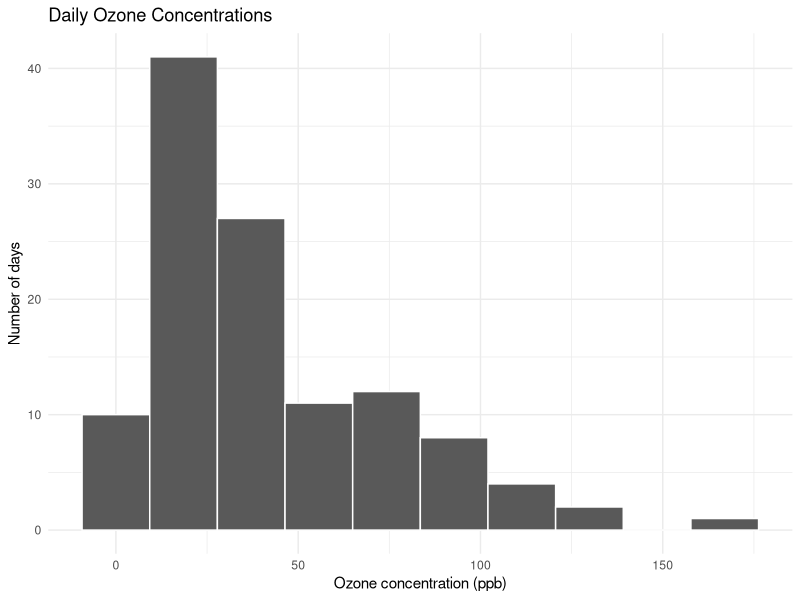
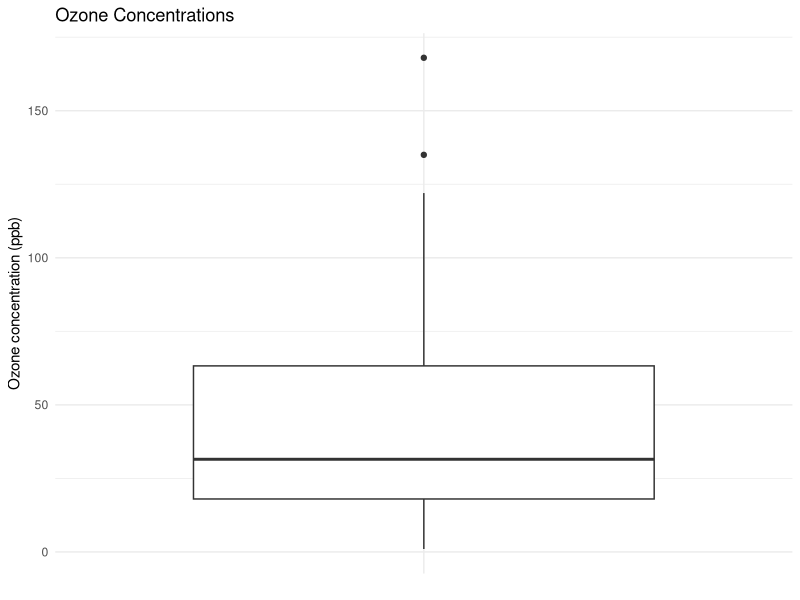
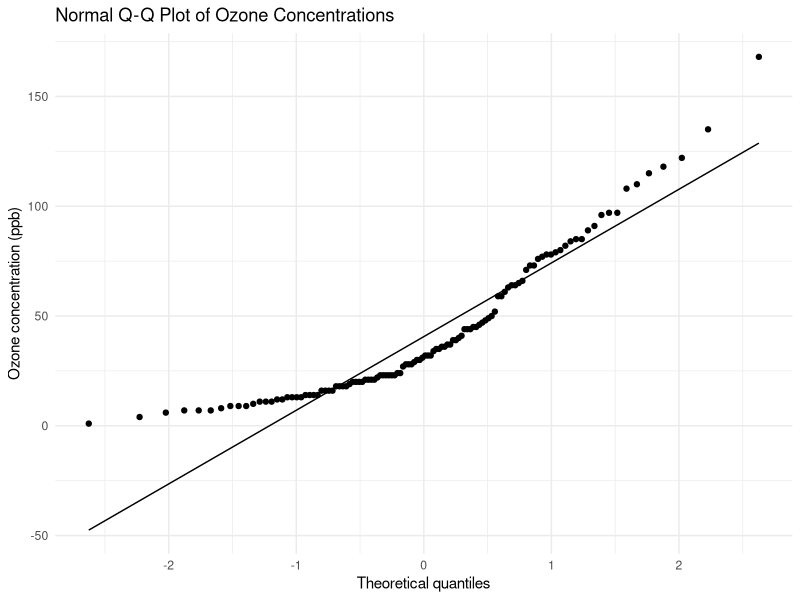
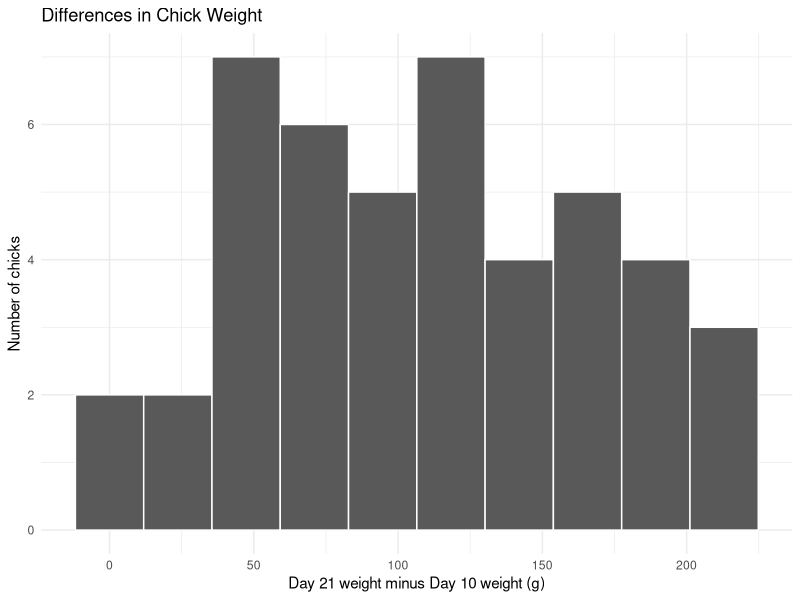
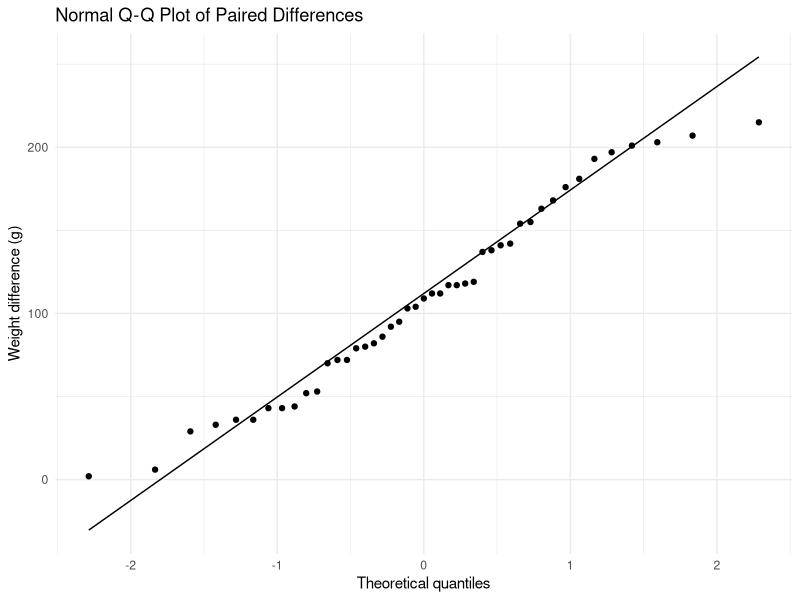
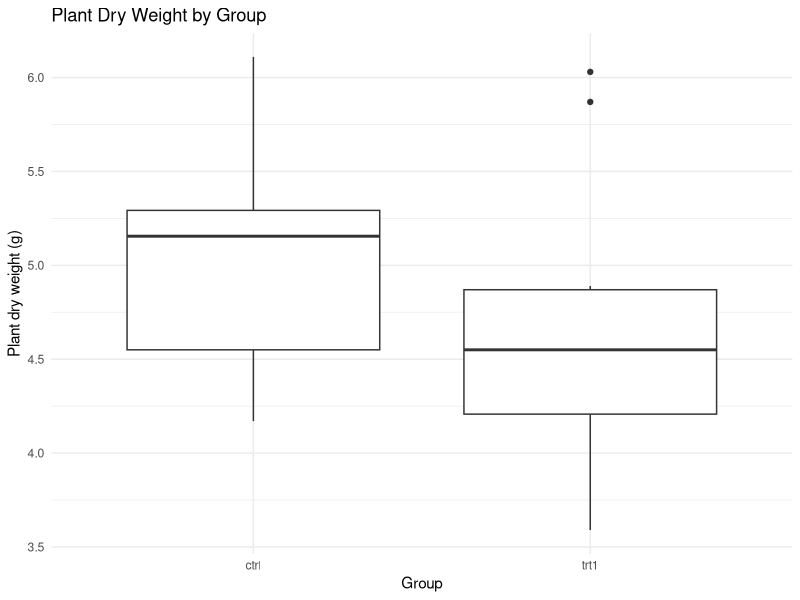
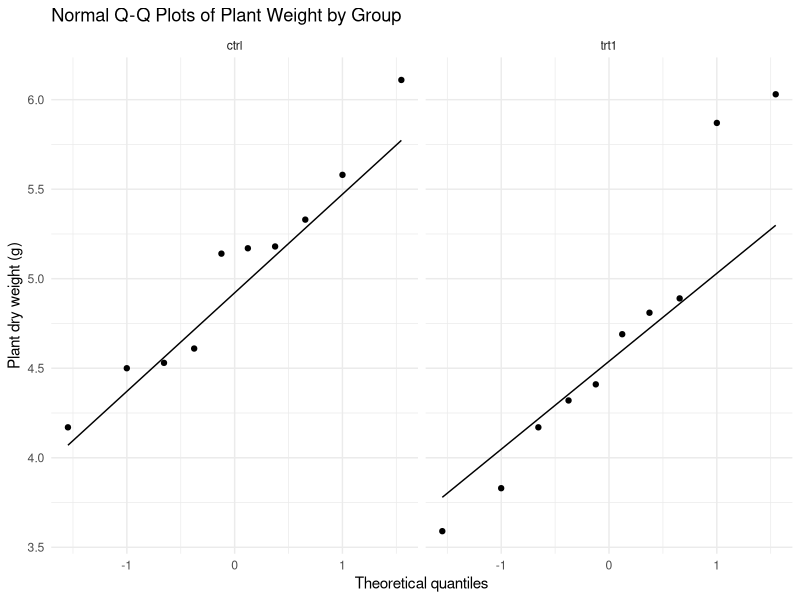

These charts were generated, in order, by the following R code:
## ---- chunk 1
library(tidyverse)
## ---- chunk 2
data("airquality")
head(airquality)
str(airquality)
## ---- chunk 3
summary(airquality$Ozone)
## ---- chunk 4
sum(is.na(airquality$Ozone))
sum(!is.na(airquality$Ozone))
## ---- chunk 5
ozone_data <- airquality[!is.na(airquality$Ozone), ]

table(is.na(ozone_data$Ozone))
summary(ozone_data$Ozone)
## ---- chunk 6
library(tidyverse)

ggplot(ozone_data, aes(x = Ozone)) +
  geom_histogram(bins = 10, color = "white") +
  labs(
    title = "Daily Ozone Concentrations",
    x = "Ozone concentration (ppb)",
    y = "Number of days"
  ) +
  theme_minimal()

ggplot(ozone_data, aes(x = "", y = Ozone)) +
  geom_boxplot() +
  labs(
    title = "Ozone Concentrations",
    x = NULL,
    y = "Ozone concentration (ppb)"
  ) +
  theme_minimal()
## ---- chunk 7
library(tidyverse)

ggplot(ozone_data, aes(sample = Ozone)) +
  stat_qq() +
  stat_qq_line() +
  labs(
    title = "Normal Q-Q Plot of Ozone Concentrations",
    x = "Theoretical quantiles",
    y = "Ozone concentration (ppb)"
  ) +
  theme_minimal()

shapiro.test(ozone_data$Ozone)
## ---- chunk 8
wilcox.test(ozone_data$Ozone, mu = 30, alternative = "two.sided")
t.test(ozone_data$Ozone, mu = 30, alternative = "two.sided")
## ---- chunk 9
data("ChickWeight")
head(ChickWeight)
str(ChickWeight)
summary(ChickWeight)
## ---- chunk 10
library(tidyverse)

chick_wide <- ChickWeight |>
  filter(Time %in% c(10, 21)) |>
  pivot_wider(
    names_from = Time,
    values_from = weight,
    names_prefix = "day"
  )

chick_complete <- chick_wide |>
  filter(!is.na(day10), !is.na(day21)) |>
  mutate(difference = day21 - day10)

head(chick_wide)
head(chick_complete)
chick_wide |> summarise(total_chicks = n())
chick_complete |> summarise(
  complete_pairs = n(),
  mean_difference = mean(difference),
  sd_difference = sd(difference)
)
## ---- chunk 11
library(tidyverse)

ggplot(chick_complete, aes(x = difference)) +
  geom_histogram(bins = 10, color = "white") +
  labs(
    title = "Differences in Chick Weight",
    x = "Day 21 weight minus Day 10 weight (g)",
    y = "Number of chicks"
  ) +
  theme_minimal()
## ---- chunk 12
library(tidyverse)

ggplot(chick_complete, aes(sample = difference)) +
  stat_qq() +
  stat_qq_line() +
  labs(
    title = "Normal Q-Q Plot of Paired Differences",
    x = "Theoretical quantiles",
    y = "Weight difference (g)"
  ) +
  theme_minimal()

shapiro.test(chick_complete$difference)
## ---- chunk 13
t.test(chick_complete$day21, chick_complete$day10, paired = TRUE)
wilcox.test(chick_complete$day21, chick_complete$day10, paired = TRUE)
## ---- chunk 14
data("PlantGrowth")
head(PlantGrowth)
str(PlantGrowth)
summary(PlantGrowth)
## ---- chunk 15
library(tidyverse)

plant_two <- PlantGrowth |>
  filter(group %in% c("ctrl", "trt1")) |>
  droplevels()

table(plant_two$group)
## ---- chunk 16
library(tidyverse)

ggplot(plant_two, aes(x = group, y = weight)) +
  geom_boxplot() +
  labs(
    title = "Plant Dry Weight by Group",
    x = "Group",
    y = "Plant dry weight (g)"
  ) +
  theme_minimal()

plant_two |>
  group_by(group) |>
  summarise(
    n = n(),
    mean_weight = mean(weight),
    sd_weight = sd(weight)
  )
## ---- chunk 17
library(tidyverse)

ggplot(plant_two, aes(sample = weight)) +
  stat_qq() +
  stat_qq_line() +
  facet_wrap(~group) +
  labs(
    title = "Normal Q-Q Plots of Plant Weight by Group",
    x = "Theoretical quantiles",
    y = "Plant dry weight (g)"
  ) +
  theme_minimal()

shapiro.test(plant_two$weight[plant_two$group == "ctrl"])
shapiro.test(plant_two$weight[plant_two$group == "trt1"])
## ---- chunk 18
t.test(weight ~ group, data = plant_two)
